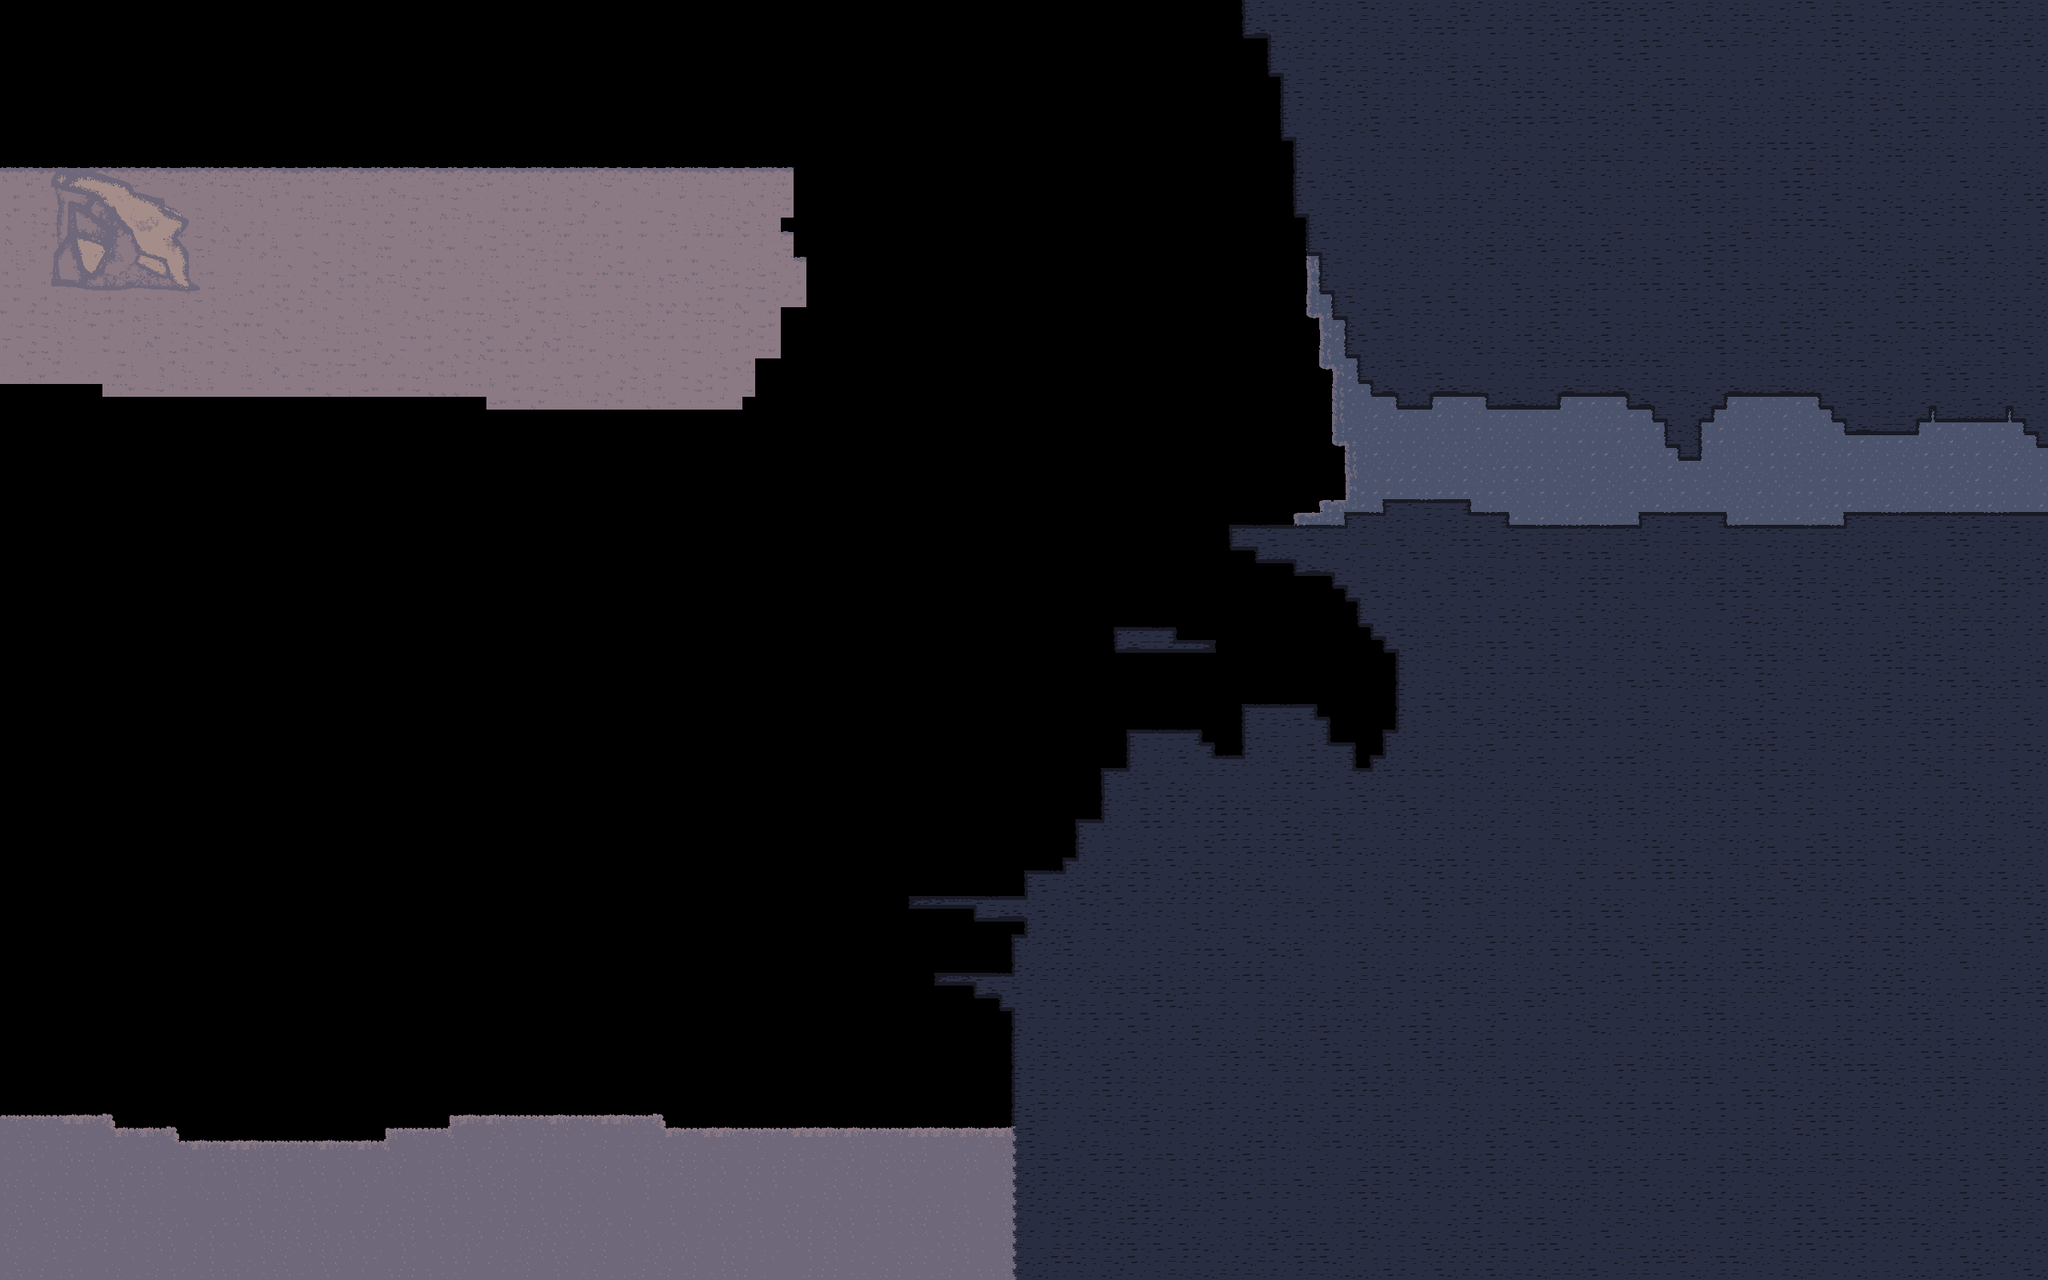

The image is a tile-based game level rendered from a .tmx file. Its description and source (layers, tilesets, objects; grid data summarised) follow:
An orthogonal 160x100 tile map with 16x16 px tiles, 4 tile layers (background_sea, background_icebergs, background_cave_walls, terrain).

<map version="1.10" tiledversion="1.10.1" orientation="orthogonal" renderorder="right-down" width="160" height="100" tilewidth="16" tileheight="16" infinite="0" nextlayerid="5" nextobjectid="1">
 <editorsettings>
  <export target="../game/assets/data/levels/level_2/.csv" format="csv" />
 </editorsettings>
 <tileset firstgid="1" source="ALL.tsx" />
 <layer id="3" name="background_sea" width="160" height="100">
  <data>[16000 cells, 1118 non-empty, 16 distinct tile ids]</data>
 </layer>
 <layer id="2" name="background_icebergs" width="160" height="100">
  <data>[16000 cells, 126 non-empty, 120 distinct tile ids]</data>
 </layer>
 <layer id="4" name="background_cave_walls" width="160" height="100">
  <data>[16000 cells, 784 non-empty, 26 distinct tile ids]</data>
 </layer>
 <layer id="1" name="terrain" width="160" height="100">
  <data>[16000 cells, 7204 non-empty, 47 distinct tile ids]</data>
 </layer>
</map>
